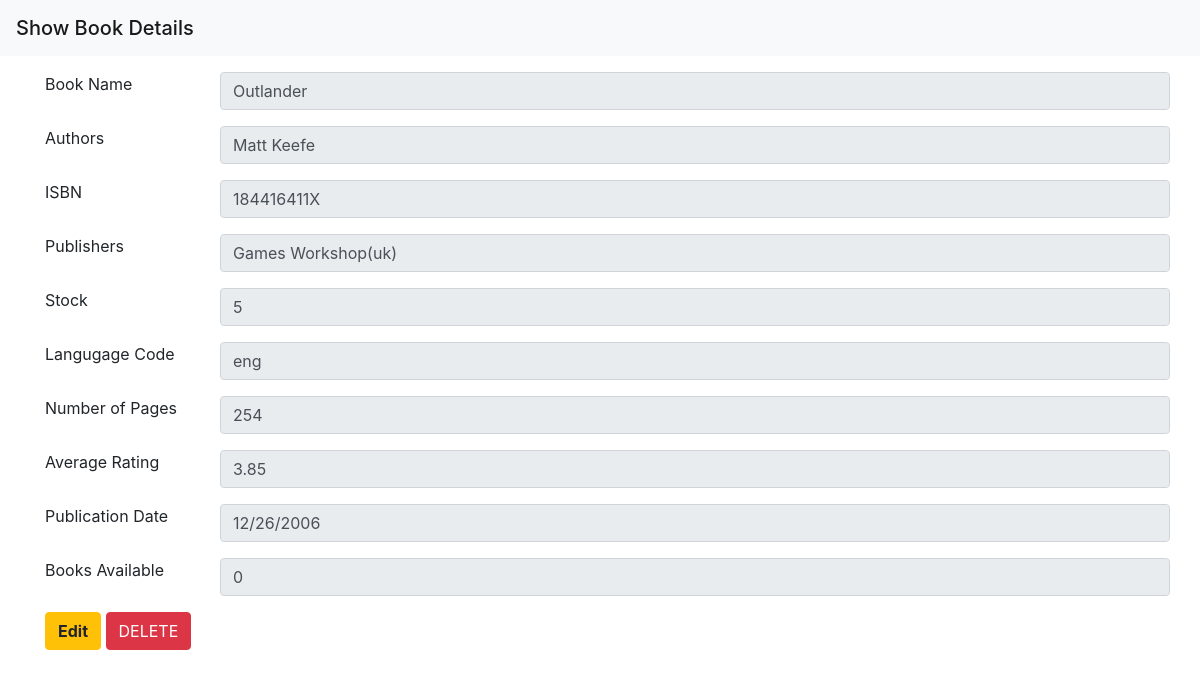
/books/book/10970, run on the app's committed database.
### app/models/books.py (models this page shows)
class Books(db.Model):
    id = db.Column(db.Integer(), nullable=False, autoincrement=True, primary_key=True)
    bookID = db.Column(db.Integer(), nullable=False, unique=True)
    title = db.Column(db.String(250), nullable=False)
    created_at = db.Column(
        DATETIME(fsp=6), default=datetime.datetime.now, nullable=False
    )
    updated_at = db.Column(
        DATETIME(fsp=6),
        default=datetime.datetime.now,
        onupdate=datetime.datetime.now,
        nullable=False,
    )
    authors = db.Column(db.String(100), nullable=False)
    average_rating = db.Column(db.Float())
    isbn = db.Column(db.String(20), nullable=False)
    isbn13 = db.Column(db.String(20), nullable=False)
    num_pages = db.Column(db.Integer())
    rating_count = db.Column(db.Integer())
    text_reviews_count = db.Column(db.Integer())
    publication_date = db.Column(db.String(20))
    publisher = db.Column(db.String(20))
    language_code = db.Column(db.String(10))
    stock = db.Column(db.Integer(), default="5")
    books_available = db.Column(db.Integer(), default="5")

### app/books/routes.py (the view)
@bp.route('/book/<book_id>', methods=["GET"])
def book_details(book_id):
    book_details = database_helper.get_book(book_id)
    return render_template('books/show_book.html', book_details=book_details)

### app/books/database_helper.py (called while the page is built)
def get_book(bookid):
    query = db.session.query(Books).filter(Books.bookID==bookid).all()
    for row in query:
        return {
            "book_id": row.bookID,
            "title": row.title,
            "authors": row.authors,
            "stock": row.stock,
            "books_available": row.books_available,
            "publisher": row.publisher,
            "average_rating": row.average_rating,
            "isbn": row.isbn,
            "publication_date": row.publication_date,
            "num_pages": row.num_pages,
            "language_code": row.language_code
        }

### app/templates/books/show_book.html (shortened to what this page needs)
{% extends 'base.html' %}
{% block content %}
<div class="container-fuild">
    <nav class="navbar navbar-light bg-light">
        <span class="navbar-brand mb-0 h1">{% block title %}Show Book Details{% endblock %}</span>
    </nav>
    <form class="container">
        <div class="form-group row mt-3">
            <label for="title" class="form-label col-sm-2">Book Name</label>
            <input type="text" class="form-control input-sm col-sm-10" id="book_title" value='{{book_details["title"]}}' readonly>
        </div>
        <div class="form-group row mt-3">
            <label for="authors" class="form-label col-sm-2">Authors</label>
            <input type="text" class="form-control input-sm col-sm-10" id="book_authors" value='{{book_details["authors"]}}' readonly>
        </div>
        <div class="form-group row mt-3">
            <label for="isbn" class="form-label col-sm-2">ISBN</label>
            <input type="text" class="form-control input-sm col-sm-10" id="book_isbn" value='{{book_details["isbn"]}}' readonly>
        </div>
        <div class="form-group row mt-3">
            <label for="publisher" class="form-label col-sm-2">Publishers</label>
            <input type="text" class="form-control input-sm col-sm-10" id="book_publisher" value='{{book_details["publisher"]}}' readonly>
        </div>
        <div class="form-group row mt-3">
            <label for="stock" class="form-label col-sm-2">Stock</label>
            <input type="number" class="form-control input-sm col-sm-10" id="books_stock" min="0" max="10" value='{{book_details["stock"]}}' readonly>
        </div>
        <div class="form-group row mt-3">
            <label for="language_code" class="form-label col-sm-2">Langugage Code</label>
            <input type="text" class="form-control input-sm col-sm-10" id="book_publisher" value='{{book_details["language_code"]}}' readonly>
        </div>
        <div class="form-group row mt-3">
            <label for="num_pages" class="form-label col-sm-2">Number of Pages</label>
            <input type="text" class="form-control input-sm col-sm-10" id="num_pages" value='{{book_details["num_pages"]}}' readonly>
        </div>
        <div class="form-group row mt-3">
            <label for="average_rating" class="form-label col-sm-2">Average Rating</label>
            <input type="text" class="form-control input-sm col-sm-10" id="average_rating" value='{{book_details["average_rating"]}}' readonly>
        </div>
        <div class="form-group row mt-3">
            <label for="publication_date" class="form-label col-sm-2">Publication Date</label>
            <input type="text" class="form-control input-sm col-sm-10" id="publication_date" value='{{book_details["publication_date"]}}' readonly>
        </div>
        <div class="form-group row mt-3">
            <label for="available" class="form-label col-sm-2">Books Available</label>
            <input type="text" class="form-control input-sm col-sm-10" id="available" value='{{book_details["books_available"]}}' readonly>
        </div>
        <div>
            <button type="button" class="btn btn-warning" id="edit_{{book_details['bookID']}}" onclick="editBook(this.id)"><strong>Edit</strong></button>
            <td><button type="button" class="btn btn-danger" id="delete_{{book_details['bookID']}}" onclick="deleteBook(this.id)">DELETE</button></td>
        </div>
    </form>
</div>
{% endblock %}

### data on the page
Books: title "Outlander", authors "Matt Keefe", isbn "184416411X", publisher "Games Workshop(uk)", language_code "eng", average_rating "3.85", publication_date "12/26/2006"
